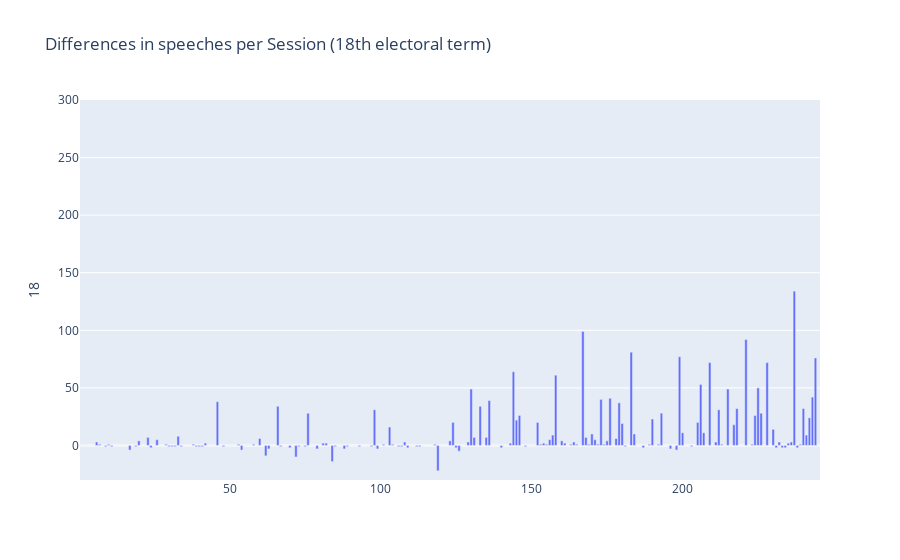
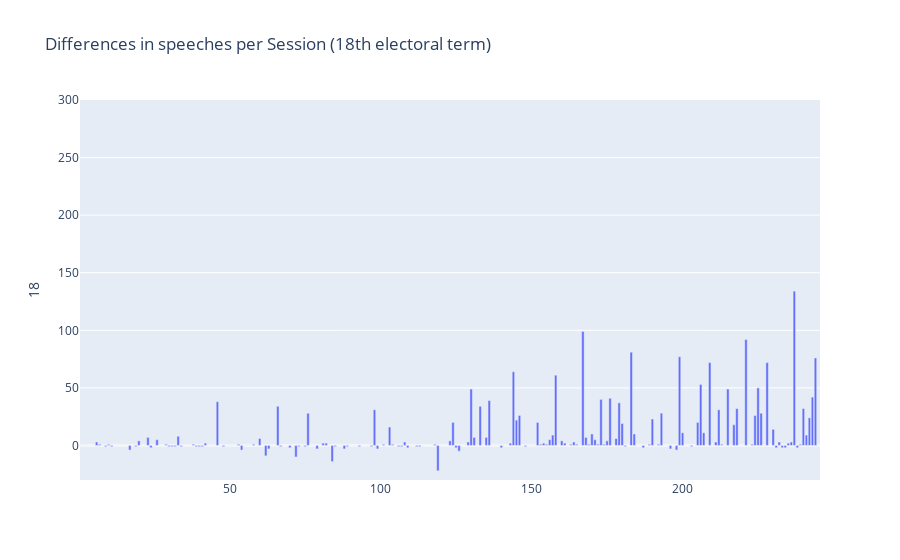

The notebook cell saved with these charts, in order:
### Markdown cell above
# Electoral Term 18

### Code cell
fig = px.bar(diff, x=diff.index, y="18", title='Differences in speeches per Session (18th electoral term)', range_y=[-30,300],
            labels={
                     "session": "",
                     "19": ""})
fig.show()
fig.show()

### Figure 1 — Plotly figure (JSON) as saved in the notebook; plotly's stock layout.template omitted (floating-point values rounded to 4 significant figures; data arrays with more than 128 entries replaced by an {"elided": "..."} marker saying what was removed)
{"data": [{"alignmentgroup": "True", "hovertemplate": "=%{x}<br>18=%{y}<extra></extra>", "legendgroup": "", "marker": {"color": "#636efa", "pattern": {"shape": ""}}, "name": "", "offsetgroup": "", "orientation": "v", "showlegend": false, "textposition": "auto", "type": "bar", "x": {"elided": "245 int values"}, "xaxis": "x", "y": {"elided": "245 int values"}, "yaxis": "y"}], "layout": {"autosize": true, "barmode": "relative", "legend": {"tracegroupgap": 0}, "title": {"text": "Differences in speeches per Session (18th electoral term)"}, "xaxis": {"anchor": "y", "autorange": true, "domain": [0, 1], "range": [0.5, 245.5], "title": {"text": ""}, "type": "linear"}, "yaxis": {"anchor": "x", "domain": [0, 1], "range": [-30, 300], "title": {"text": "18"}, "type": "linear"}}}

### Figure 2 — Plotly figure (JSON) as saved in the notebook; plotly's stock layout.template omitted (floating-point values rounded to 4 significant figures; data arrays with more than 128 entries replaced by an {"elided": "..."} marker saying what was removed)
{"data": [{"alignmentgroup": "True", "hovertemplate": "=%{x}<br>18=%{y}<extra></extra>", "legendgroup": "", "marker": {"color": "#636efa", "pattern": {"shape": ""}}, "name": "", "offsetgroup": "", "orientation": "v", "showlegend": false, "textposition": "auto", "type": "bar", "x": {"elided": "245 int values"}, "xaxis": "x", "y": {"elided": "245 int values"}, "yaxis": "y"}], "layout": {"autosize": true, "barmode": "relative", "legend": {"tracegroupgap": 0}, "title": {"text": "Differences in speeches per Session (18th electoral term)"}, "xaxis": {"anchor": "y", "autorange": true, "domain": [0, 1], "range": [0.5, 245.5], "title": {"text": ""}, "type": "linear"}, "yaxis": {"anchor": "x", "domain": [0, 1], "range": [-30, 300], "title": {"text": "18"}, "type": "linear"}}}
